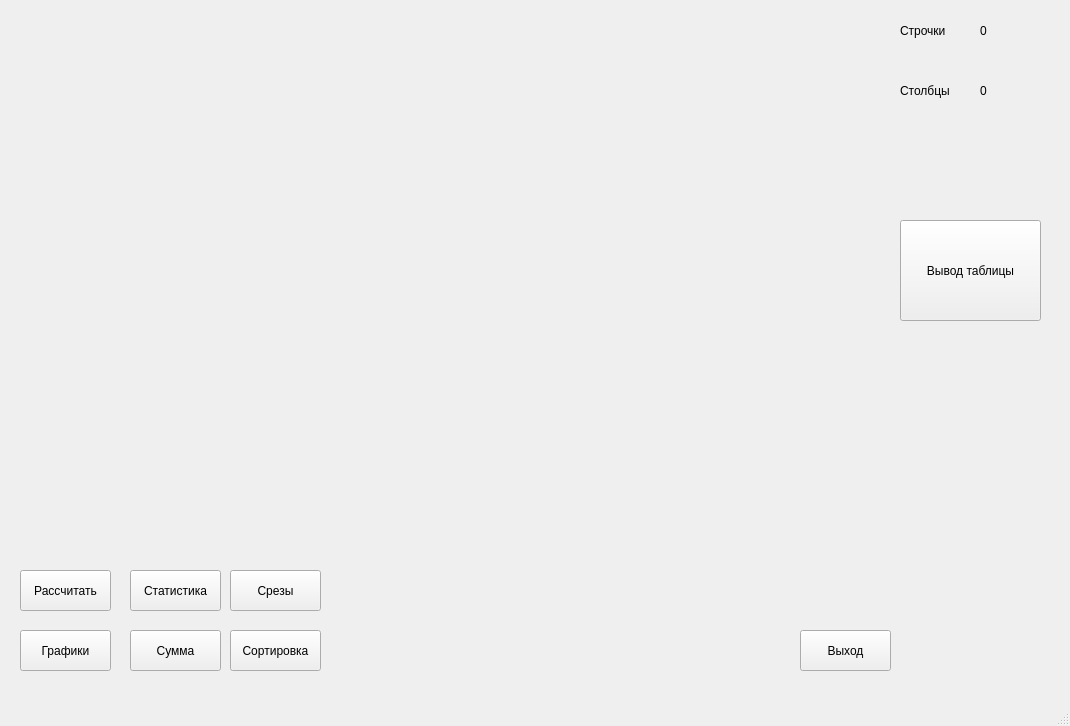
<?xml version="1.0" encoding="UTF-8"?>
<ui version="4.0">
 <class>MainWindow</class>
 <widget class="QMainWindow" name="MainWindow">
  <property name="geometry">
   <rect>
    <x>0</x>
    <y>0</y>
    <width>1070</width>
    <height>726</height>
   </rect>
  </property>
  <property name="windowTitle">
   <string>MainWindow</string>
  </property>
  <widget class="QWidget" name="centralwidget">
   <widget class="QLabel" name="label1">
    <property name="geometry">
     <rect>
      <x>900</x>
      <y>10</y>
      <width>161</width>
      <height>41</height>
     </rect>
    </property>
    <property name="text">
     <string>Строчки</string>
    </property>
   </widget>
   <widget class="QLabel" name="label2">
    <property name="geometry">
     <rect>
      <x>900</x>
      <y>70</y>
      <width>161</width>
      <height>41</height>
     </rect>
    </property>
    <property name="text">
     <string>Столбцы</string>
    </property>
   </widget>
   <widget class="QPushButton" name="Button1">
    <property name="geometry">
     <rect>
      <x>20</x>
      <y>570</y>
      <width>91</width>
      <height>41</height>
     </rect>
    </property>
    <property name="text">
     <string>Рассчитать</string>
    </property>
   </widget>
   <widget class="QPushButton" name="Button2">
    <property name="geometry">
     <rect>
      <x>800</x>
      <y>630</y>
      <width>91</width>
      <height>41</height>
     </rect>
    </property>
    <property name="text">
     <string>Выход</string>
    </property>
   </widget>
   <widget class="QPushButton" name="Button3">
    <property name="geometry">
     <rect>
      <x>130</x>
      <y>570</y>
      <width>91</width>
      <height>41</height>
     </rect>
    </property>
    <property name="text">
     <string>Статистика</string>
    </property>
   </widget>
   <widget class="QPushButton" name="Button5">
    <property name="geometry">
     <rect>
      <x>230</x>
      <y>570</y>
      <width>91</width>
      <height>41</height>
     </rect>
    </property>
    <property name="text">
     <string>Срезы</string>
    </property>
   </widget>
   <widget class="QPushButton" name="Button6">
    <property name="geometry">
     <rect>
      <x>230</x>
      <y>630</y>
      <width>91</width>
      <height>41</height>
     </rect>
    </property>
    <property name="text">
     <string>Сортировка</string>
    </property>
   </widget>
   <widget class="QPushButton" name="Button7">
    <property name="geometry">
     <rect>
      <x>130</x>
      <y>630</y>
      <width>91</width>
      <height>41</height>
     </rect>
    </property>
    <property name="text">
     <string>Сумма</string>
    </property>
   </widget>
   <widget class="QPushButton" name="Button8">
    <property name="geometry">
     <rect>
      <x>20</x>
      <y>630</y>
      <width>91</width>
      <height>41</height>
     </rect>
    </property>
    <property name="text">
     <string>Графики</string>
    </property>
   </widget>
   <widget class="QLabel" name="label">
    <property name="geometry">
     <rect>
      <x>980</x>
      <y>10</y>
      <width>81</width>
      <height>41</height>
     </rect>
    </property>
    <property name="text">
     <string>0</string>
    </property>
   </widget>
   <widget class="QLabel" name="label_2">
    <property name="geometry">
     <rect>
      <x>980</x>
      <y>70</y>
      <width>81</width>
      <height>41</height>
     </rect>
    </property>
    <property name="text">
     <string>0</string>
    </property>
   </widget>
   <widget class="QPushButton" name="Button4">
    <property name="geometry">
     <rect>
      <x>900</x>
      <y>220</y>
      <width>141</width>
      <height>101</height>
     </rect>
    </property>
    <property name="text">
     <string>Вывод таблицы</string>
    </property>
   </widget>
   <widget class="QLabel" name="Widget">
    <property name="geometry">
     <rect>
      <x>40</x>
      <y>40</y>
      <width>771</width>
      <height>481</height>
     </rect>
    </property>
    <property name="text">
     <string/>
    </property>
   </widget>
  </widget>
  <widget class="QMenuBar" name="menubar">
   <property name="geometry">
    <rect>
     <x>0</x>
     <y>0</y>
     <width>1070</width>
     <height>21</height>
    </rect>
   </property>
  </widget>
  <widget class="QStatusBar" name="statusbar"/>
 </widget>
 <resources/>
 <connections/>
</ui>
